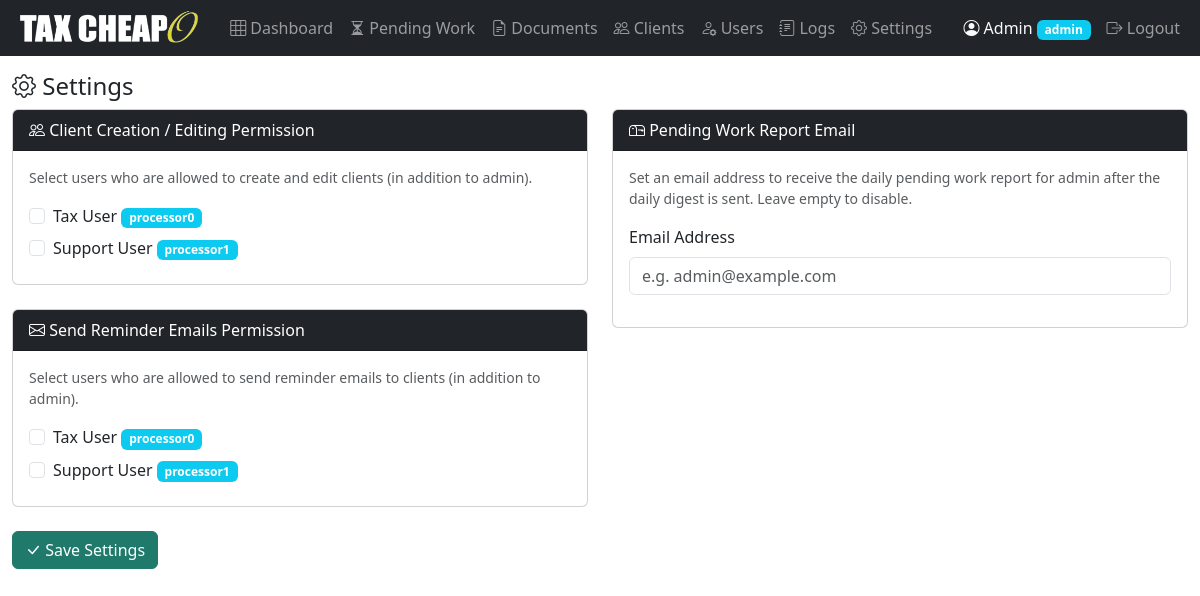
Screenshot of /?action=settings (signed in) with the database file from the repository.
### tables this page shows
CREATE TABLE IF NOT EXISTS `users` (
  `id` INT(11) NOT NULL AUTO_INCREMENT,
  `name` VARCHAR(100) NOT NULL,
  `email` VARCHAR(191) NOT NULL,
  `password_hash` VARCHAR(255) NOT NULL,
  `role` ENUM('processor0','processor1','admin') NOT NULL DEFAULT 'processor0',
  `created_at` TIMESTAMP NOT NULL DEFAULT CURRENT_TIMESTAMP,
  `updated_at` TIMESTAMP NOT NULL DEFAULT CURRENT_TIMESTAMP ON UPDATE CURRENT_TIMESTAMP,
  PRIMARY KEY (`id`),
  UNIQUE KEY `email` (`email`)
);

### controllers/SettingsController.php (called while the page is built, shortened)
<?php
require_once BASE_PATH . '/models/Setting.php';
require_once BASE_PATH . '/models/User.php';
$allUsers = User::byRoles(['processor0', 'processor1']);
$clientEditUsers = Setting::getUsersWithPermission('perm_client_edit');
$reminderUsers = Setting::getUsersWithPermission('perm_send_reminders');
$pendingReportEmail = Setting::get('pending_report_email', '');
include BASE_PATH . '/views/settings.php';

### helpers/functions.php (called while the page is built, shortened)
<?php
function basePath(): string {
    $base = defined('APP_BASE_URL') ? (string) APP_BASE_URL : '/dash';
    $base = trim($base);
    return rtrim($base, '/');
}
function appUrl(string $path = ''): string {
    $base = basePath();
    if ($path[0] === '?') {
        return $base . '/' . $path;
    }
    return $base . '/' . ltrim($path, '/');
}
function e(string $str): string {
    return htmlspecialchars($str, ENT_QUOTES, 'UTF-8');
}

### models/User.php (called while the page is built, shortened)
<?php
class User {
    public static function byRoles(array $roles): array {
        $db = getDB();
        $placeholders = implode(',', array_fill(0, count($roles), '?'));
        $stmt = $db->prepare("SELECT id, name, email, role FROM users WHERE role IN ($placeholders) ORDER BY role, name");
        $stmt->execute($roles);
        return $stmt->fetchAll();
    }
}

### models/Setting.php (called while the page is built, shortened)
<?php
class Setting {
    public static function get(string $key, ?string $default = null): ?string {
        $db = getDB();
        $stmt = $db->prepare("SELECT setting_value FROM settings WHERE setting_key = ?");
        $stmt->execute([$key]);
        $row = $stmt->fetch();
        return $row ? $row['setting_value'] : $default;
    }
    public static function getUsersWithPermission(string $permissionKey): array {
        $value = self::get($permissionKey, '');
        if ($value === '' || $value === null) return [];
        return array_map('intval', array_filter(explode(',', $value)));
    }
}

### views/settings.php (the view, shortened to what this page needs)
<h4><i class="bi bi-gear"></i> Settings</h4>
<form method="POST" action="<?= e(appUrl('?action=settings_save')) ?>">
    <div class="row">
        <div class="col-md-6">
            <div class="card mb-4">
                <div class="card-header bg-dark text-white">
                    <i class="bi bi-people"></i> Client Creation / Editing Permission
                </div>
                <div class="card-body">
                    <p class="text-muted small mb-3">Select users who are allowed to create and edit clients (in addition to admin).</p>
                    <?php if (empty($allUsers)): ?>
                        <p class="text-muted">No processor users found.</p>
                    <?php else: ?>
                        <?php foreach ($allUsers as $u): ?>
                            <div class="form-check mb-2">
                                <input class="form-check-input" type="checkbox"
                                       name="perm_client_edit[]"
                                       value="<?= (int)$u['id'] ?>"
                                       id="pce_<?= (int)$u['id'] ?>"
                                       <?= in_array((int)$u['id'], $clientEditUsers) ? 'checked' : '' ?>>
                                <label class="form-check-label" for="pce_<?= (int)$u['id'] ?>">
                                    <?= e($u['name']) ?>
                                    <span class="badge bg-info"><?= e($u['role']) ?></span>
                                </label>
                            </div>
                        <?php endforeach; ?>
                    <?php endif; ?>
                </div>
            </div>
            <div class="card mb-4">
                <div class="card-header bg-dark text-white">
                    <i class="bi bi-envelope"></i> Send Reminder Emails Permission
                </div>
                <div class="card-body">
                    <p class="text-muted small mb-3">Select users who are allowed to send reminder emails to clients (in addition to admin).</p>
                    <?php if (empty($allUsers)): ?>
                        <p class="text-muted">No processor users found.</p>
                    <?php else: ?>
                        <?php foreach ($allUsers as $u): ?>
                            <div class="form-check mb-2">
                                <input class="form-check-input" type="checkbox"
                                       name="perm_send_reminders[]"
                                       value="<?= (int)$u['id'] ?>"
                                       id="psr_<?= (int)$u['id'] ?>"
                                       <?= in_array((int)$u['id'], $reminderUsers) ? 'checked' : '' ?>>
                                <label class="form-check-label" for="psr_<?= (int)$u['id'] ?>">
                                    <?= e($u['name']) ?>
                                    <span class="badge bg-info"><?= e($u['role']) ?></span>
                                </label>
                            </div>
                        <?php endforeach; ?>
                    <?php endif; ?>
                </div>
            </div>
        </div>
        <div class="col-md-6">
            <div class="card mb-4">
                <div class="card-header bg-dark text-white">
                    <i class="bi bi-mailbox"></i> Pending Work Report Email
                </div>
                <div class="card-body">
                    <p class="text-muted small mb-3">
                        Set an email address to receive the daily pending work report for admin after the daily digest is sent.
                        Leave empty to disable.
                    </p>
                    <div class="mb-3">
                        <label class="form-label">Email Address</label>
                        <input type="email" name="pending_report_email" class="form-control"
                               value="<?= e($pendingReportEmail ?? '') ?>"
                               placeholder="e.g. admin@example.com">
                    </div>
                </div>
            </div>
        </div>
    </div>
    <button type="submit" class="btn btn-primary">
        <i class="bi bi-check-lg"></i> Save Settings
    </button>
</form>
<?php
include BASE_PATH . '/views/layout.php';
?>

### public/css/style.css (style rules this page uses)
.badge { font-size: 0.75rem; }
.btn-primary, .btn-secondary, .btn-info, .btn-success, .btn-warning, .btn-danger { background-color: #1F7A6B !important; border-color: #1F7A6B !important; color: #fff !important; }

### rows the page displays
users: name "Tax User", role "processor0"
users: name "Support User", role "processor1"

### other values shown
$_SESSION['user_name'] "Admin"
$_SESSION['user_role'] "admin"
